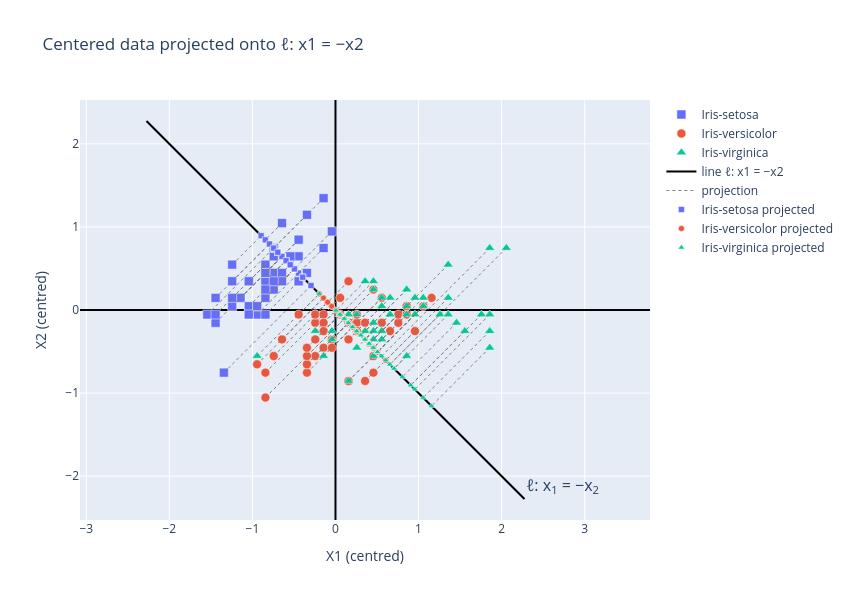

This figure's notebook cell:
### Markdown cell above
### Step 8: Project every point onto $\ell$

> Now calculate the projection of each data point on the line $\ell$. And plot the projected point on the line using
> the same shape but smaller size. So all smaller shapes would be on the line (see slide 10).

Orthogonal projection of $\mathbf{z}$ onto $\mathbf{a}$ (Lecture 2, slide 9): $\mathbf{p} = \left(\frac{\mathbf{a}^T\mathbf{z}}{\mathbf{a}^T\mathbf{a}}\right)\mathbf{a}$.

For all points at once: $\mathbf{P} = \frac{1}{\mathbf{a}^T\mathbf{a}}\,(\mathbf{Z}\mathbf{a})\,\mathbf{a}^T$.
The dotted lines join every point to its projection, as on slide 10. They are perpendicular to $\ell$.

### Code cell
P2 = np.outer(Z2 @ a, a) / (a @ a)

# checks: every projection lies on x1 = -x2, and the residual z - p is orthogonal to a
print("max |p1 + p2|:", np.abs(P2[:, 0] + P2[:, 1]).max())
print("max |(z - p)·a|:", np.abs((Z2 - P2) @ a).max())

# dotted lines from each point to its projection (None breaks the line between segments)
seg = np.full((3 * n, 2), np.nan)
seg[0::3], seg[1::3] = Z2, P2
fig.add_trace(go.Scatter(x=seg[:, 0], y=seg[:, 1], mode="lines", name="projection",
                         line=dict(color="gray", width=1, dash="dot"), hoverinfo="skip"))
scatter_2d(fig, P2, size=6, name_suffix=" projected")
fig.update_layout(title="Centered data projected onto ℓ: x1 = −x2")
fig.show()
